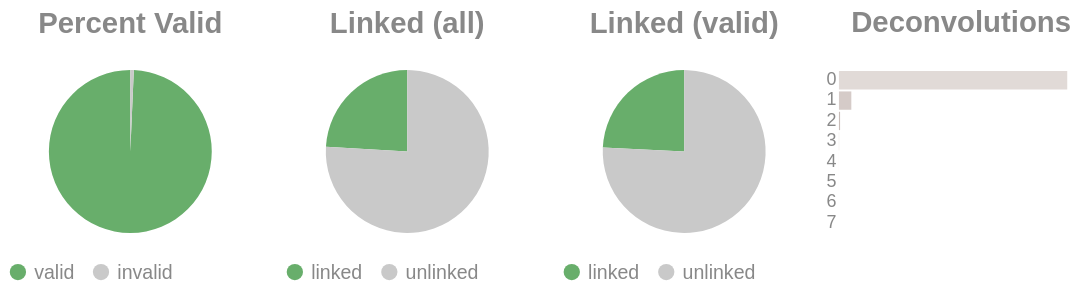

Notebook code cell kept with this figure:
### Code cell
if SKIPLR:
    pass
else:
    clash = Counter()
    for i in valids['molecule'].to_list():
        _mol = i.split("-")
        if len(_mol) == 1:
            clash.update('0')
        else:
            clash.update(_mol[-1])

    _d = {"deconvolutions": [], 'count': []}
    for k,v in clash.items():
        _d['deconvolutions'].append(k)
        _d['count'].append(v)

    tot_valid = valids['reads'].sum()
    mask = valids['reads'] >= 2
    n_linked_reads = valids.filter(mask)['reads'].sum()
    if n_linked_reads == 0:
        print_html("No linked molecules (>=2 reads) were detected; skipping linked-only distributions.")
        SKIPLR = True
    else:
        perc_valid = round(tot_valid / n_reads, 4)
        linked_perc_abs = round(n_linked_reads / n_reads, 4)
        linked_perc = round(n_linked_reads / tot_valid, 4)

    _valid = pl.DataFrame({"valids": ['valid', 'invalid'], "count": [tot_valid, n_reads - tot_valid]})
    _linked_abs = pl.DataFrame({"linked (absolute)": ['linked', 'unlinked'], "count": [n_linked_reads, n_reads - n_linked_reads]})
    _linked_rel = pl.DataFrame({"linked (valids)": ['linked', 'unlinked'], "count": [n_linked_reads, tot_valid - n_linked_reads]})

    (
        alt.hconcat(
            piechart(_valid, goodval = 'valid', title = "Percent Valid"),
            piechart(_linked_abs, goodval = "linked", title =  "Linked (all)"),
            piechart(_linked_rel, goodval = "linked", title =  "Linked (valid)"),
            convolutionbar(pl.DataFrame(_d), title = "Deconvolutions"),
            center = True,
            bounds = 'flush'
        )
        .resolve_scale(color='independent')
        .resolve_legend('independent')
        .properties(usermeta={'embedOptions': {"actions": False}})
    ).display()

### Figure 1 — Vega-Lite specification as saved in the notebook (floating-point values rounded to 4 significant figures)
{"width": "container", "height": 400, "config": {"title": {"anchor": "start", "dy": -15, "fontSize": 18, "color": "#888888", "subtitleColor": "#888888", "subtitleFontSize": 14}, "arc": {"fill": "#0072B2"}, "axis": {"domainColor": "#888888", "domainWidth": 0.5, "gridWidth": 0.2, "grid": false, "titleFontWeight": 400, "titleFontSize": 15, "labelFontSize": 11, "labelColor": "#888888", "tickColor": "#888888", "tickWidth": 0.2, "titleColor": "#888888"}, "axisBand": {"grid": false}, "axisX": {"grid": true, "tickSize": 10, "domainCap": "round"}, "axisY": {"domain": false, "grid": true, "tickSize": 0, "domainCap": "round"}, "background": "transparent", "header": {"labelFontSize": 15, "labelColor": "#888888", "titleFontSize": 15, "titleFontWeight": 600, "titleColor": "#888888"}, "legend": {"labelFont": "sans-serif", "labelFontSize": 12, "labelColor": "#888888", "symbolSize": 100, "symbolType": "circle", "titleFontSize": 12, "titlePadding": 10, "titleColor": "#888888", "title": null}, "range": {"category": ["#E69F00", "#56B4E9", "#009E73", "#F0E442", "#0072B2", "#D55E00", "#CC79A7", "#000000"], "diverging": ["#cfe8f3", "#a2d4ec", "#73bfe2", "#46abdb", "#1696d2", "#12719e"]}, "area": {"fill": "#0072B2", "fillOpacity": 0.7, "line": true, "strokeOpacity": 0.7}, "line": {"color": "#0072B2", "stroke": "#0072B2", "strokeWidth": 2}, "trail": {"color": "#0072B2", "stroke": "#0072B2", "strokeWidth": 0, "size": 1}, "point": {"filled": true, "fillOpacity": 1.0, "size": 95}, "text": {"color": "#888888", "fontSize": 11, "align": "right", "fontWeight": 400, "size": 11}, "bar": {"fill": "#0072B2", "stroke": null}, "view": {"stroke": null, "continuousWidth": 660, "continuousHeight": 400}}, "hconcat": [{"data": {"name": "data-e19faa233ea0f360bf9a813791baeaa5"}, "mark": {"type": "arc"}, "encoding": {"color": {"field": "valids", "legend": {"orient": "bottom", "title": null}, "scale": {"domain": ["valid", "invalid"], "range": ["#68ae6b", "#C9C9C9"]}, "title": "Valids", "type": "nominal"}, "theta": {"field": "count", "type": "quantitative"}, "tooltip": [{"field": "valids", "title": "Valids", "type": "ordinal"}, {"field": "percent", "format": ".2%", "title": "Percent", "type": "quantitative"}, {"field": "count", "title": "Count", "type": "quantitative"}]}, "height": 100, "title": {"text": "Percent Valid", "align": "center", "anchor": "middle"}, "transform": [{"calculate": "datum.count / 10371112", "as": "percent"}], "width": 150}, {"data": {"name": "data-af81dcaebad743632b02802dff508717"}, "mark": {"type": "arc"}, "encoding": {"color": {"field": "linked (absolute)", "legend": {"orient": "bottom", "title": null}, "scale": {"domain": ["linked", "unlinked"], "range": ["#68ae6b", "#C9C9C9"]}, "title": "Linked (Absolute)", "type": "nominal"}, "theta": {"field": "count", "type": "quantitative"}, "tooltip": [{"field": "linked (absolute)", "title": "Linked (Absolute)", "type": "ordinal"}, {"field": "percent", "format": ".2%", "title": "Percent", "type": "quantitative"}, {"field": "count", "title": "Count", "type": "quantitative"}]}, "height": 100, "title": {"text": "Linked (all)", "align": "center", "anchor": "middle"}, "transform": [{"calculate": "datum.count / 10371112", "as": "percent"}], "width": 150}, {"data": {"name": "data-252d08ea28eb876ebca76890f77dc51f"}, "mark": {"type": "arc"}, "encoding": {"color": {"field": "linked (valids)", "legend": {"orient": "bottom", "title": null}, "scale": {"domain": ["linked", "unlinked"], "range": ["#68ae6b", "#C9C9C9"]}, "title": "Linked (Valids)", "type": "nominal"}, "theta": {"field": "count", "type": "quantitative"}, "tooltip": [{"field": "linked (valids)", "title": "Linked (Valids)", "type": "ordinal"}, {"field": "percent", "format": ".2%", "title": "Percent", "type": "quantitative"}, {"field": "count", "title": "Count", "type": "quantitative"}]}, "height": 100, "title": {"text": "Linked (valid)", "align": "center", "anchor": "middle"}, "transform": [{"calculate": "datum.count / 10299991", "as": "percent"}], "width": 150}, {"data": {"name": "data-8a7ecab6805da7007e18d56f16b67f80"}, "mark": {"type": "bar"}, "encoding": {"color": {"field": "deconvolutions", "legend": null, "scale": {"scheme": "lightgreyred"}, "type": "nominal"}, "tooltip": [{"field": "deconvolutions", "title": "Deconvolutions", "type": "ordinal"}, {"field": "percent", "format": ".2%", "title": "Percent", "type": "quantitative"}, {"field": "count", "title": "Count", "type": "quantitative"}], "x": {"axis": null, "field": "count", "type": "quantitative"}, "y": {"field": "deconvolutions", "sort": "ascending", "title": null, "type": "nominal"}}, "height": 100, "title": {"text": "Deconvolutions", "align": "center", "anchor": "middle"}, "transform": [{"calculate": "datum.count / 8913497", "as": "percent"}], "width": 150}], "bounds": "flush", "center": true, "resolve": {"legend": {"angle": "independent"}, "scale": {"color": "independent"}}, "usermeta": {"embedOptions": {"actions": false}}, "$schema": "https://vega.github.io/schema/vega-lite/v6.1.0.json", "datasets": {"data-e19faa233ea0f360bf9a813791baeaa5": [{"valids": "valid", "count": 10299991}, {"valids": "invalid", "count": 71121}], "data-af81dcaebad743632b02802dff508717": [{"linked (absolute)": "linked", "count": 2496962}, {"linked (absolute)": "unlinked", "count": 7874150}], "data-252d08ea28eb876ebca76890f77dc51f": [{"linked (valids)": "linked", "count": 2496962}, {"linked (valids)": "unlinked", "count": 7803029}], "data-8a7ecab6805da7007e18d56f16b67f80": [{"deconvolutions": "0", "count": 8409445}, {"deconvolutions": "1", "count": 456332}, {"deconvolutions": "2", "count": 42050}, {"deconvolutions": "3", "count": 4931}, {"deconvolutions": "4", "count": 617}, {"deconvolutions": "5", "count": 102}, {"deconvolutions": "6", "count": 16}, {"deconvolutions": "7", "count": 4}]}}
